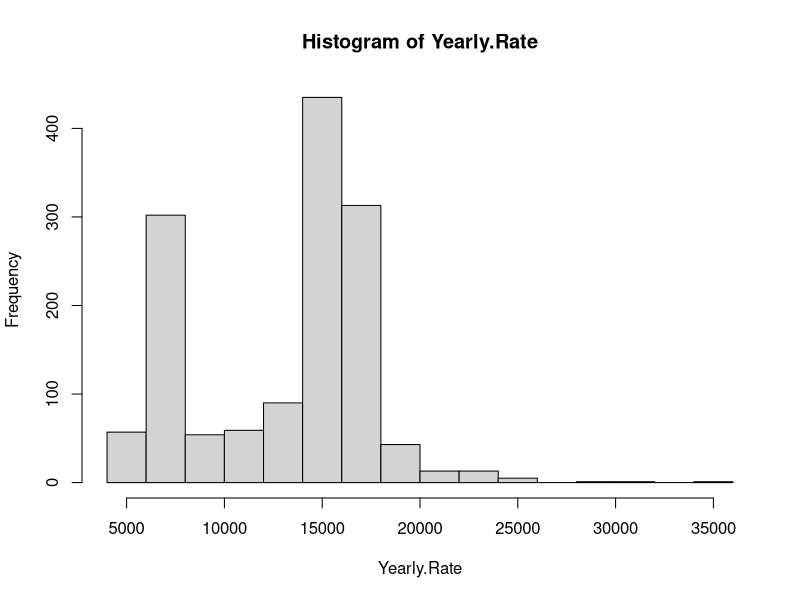
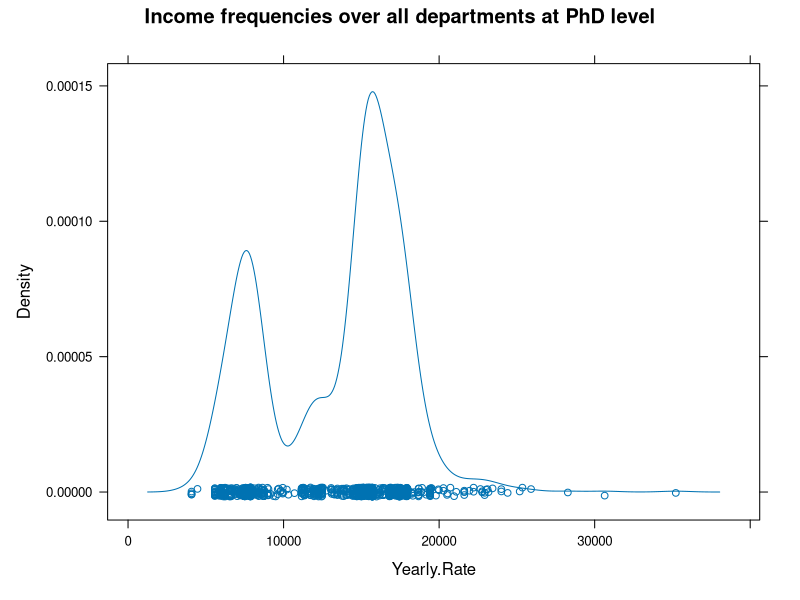
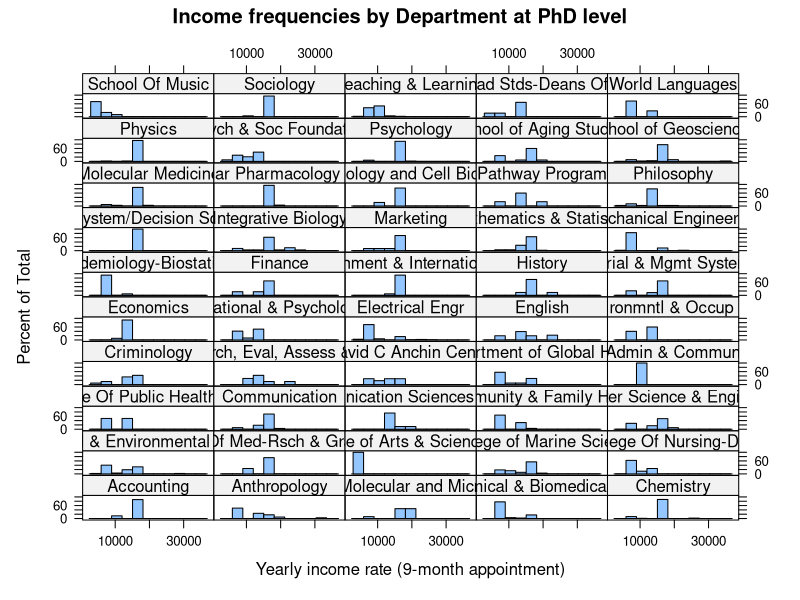
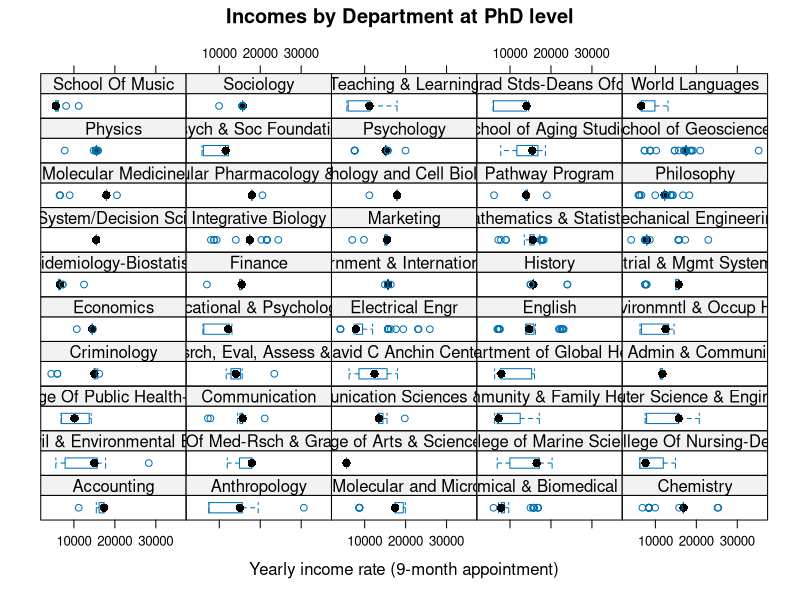
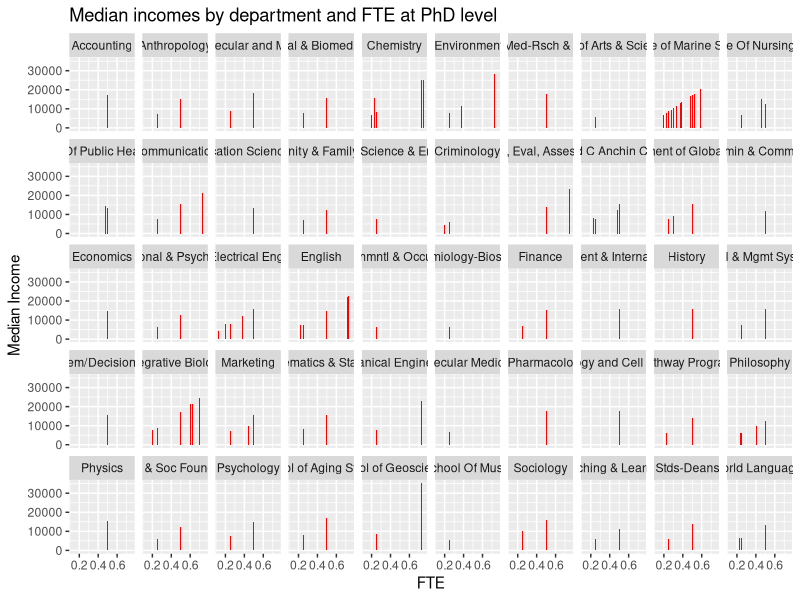
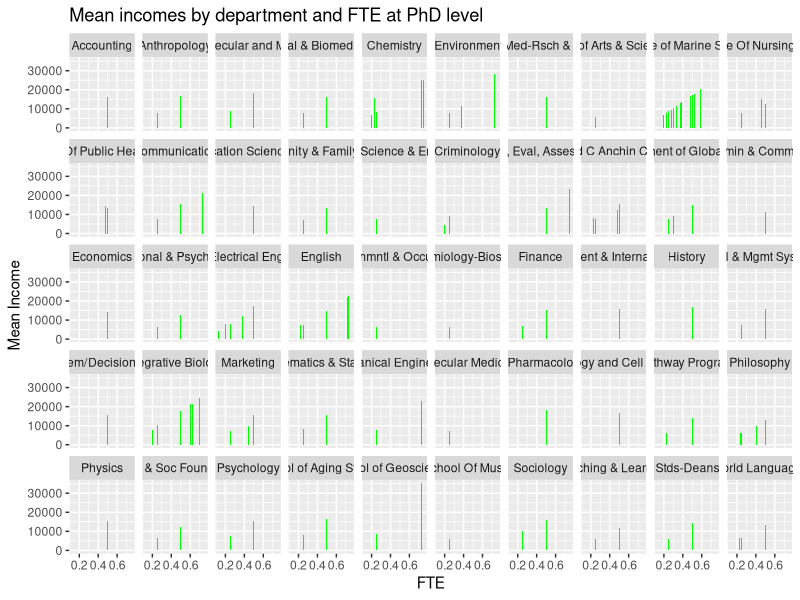

Recreate these plots in R, in order.
data<-read.csv("R_Merged_All_Grads_051215.csv", header=T)

names(data)

# Get only the Doctor of Philosophy cases
PhD<-subset(data, Degree.Level=="Doctor of Philosophy")

attach(PhD)

# Quick histogram and summary stats of overall annual income distribution across departments
hist(Yearly.Rate)
summary(Yearly.Rate)

detach(PhD)

# Identify departments (Descr) with 4 or more appointments, keep those cases. Otherwise, drop them (3 or fewer appointments).

require(plyr)
PhD.clean<-ddply(PhD, "Descr", function(d) {if(nrow(d)>3) d else NULL}) # Now we have a cleaned dataset

# Do stuff by department with the cleaned dataset
attach(PhD.clean)

length(unique(Descr)) # How many departments are represented in the cleaned dataset?

# Summary statistics by Department (Descr)
dept.stats <- ddply(PhD.clean, .(Descr), 
                  summarise, 
                  n=length(Yearly.Rate),
                  mean=mean(Yearly.Rate), 
                  median=median(Yearly.Rate),
                  sd=sd(Yearly.Rate),
                  max=max(Yearly.Rate),
                  min=min(Yearly.Rate)
)

deptxFTE.stats <- ddply(PhD.clean, .(Descr, FTE), 
                    summarise, 
                    n=length(Yearly.Rate),
                    mean=mean(Yearly.Rate), 
                    median=median(Yearly.Rate),
                    sd=sd(Yearly.Rate),
                    max=max(Yearly.Rate),
                    min=min(Yearly.Rate)
)

require(lattice)
dplot <- densityplot(~Yearly.Rate,
            main="Income frequencies over all departments at PhD level")

attach(PhD.clean)
# Histogram of incomes paneled by department
histo <- histogram(~Yearly.Rate|Descr,
          main="Income frequencies by Department at PhD level",
          xlab="Yearly income rate (9-month appointment)",
          layout=c(5,10)
          )

# Box and whisker plots paneled by department
whisk <- bwplot(~Yearly.Rate|Descr,
       main="Incomes by Department at PhD level",
       xlab="Yearly income rate (9-month appointment)",
        layout=c(5,10)
       )

# Median incomes by FTE, paneled by department
require(ggplot2)
dept.medians <- ggplot(deptxFTE.stats, aes(x=FTE, y=median)) +
  geom_bar(stat="identity", position="dodge", fill="red") +
  facet_wrap(~Descr, ncol=10, nrow=5) +
  ggtitle("Median incomes by department and FTE at PhD level") +
  ylab("Median Income")
  
# Mean incomes by FTE, paneled by department
dept.means <- ggplot(deptxFTE.stats, aes(x=FTE, y=mean)) +
  geom_bar(stat="identity", position="dodge", fill="green") +
  facet_wrap(~Descr, ncol=10, nrow=5) +
  ggtitle("Mean incomes by department and FTE at PhD level") +
  ylab("Mean Income")

# Print the graphs and save them as images
png("dplot.png", width=900, height=600); plot(dplot); dev.off()

png("histo.png", width=900, height=600); plot(histo); dev.off()

png("whisk.png", width=900, height=600); plot(whisk); dev.off()

ggsave("dept.medians.png", plot=dept.medians, width=26, height=13)
ggsave("dept.means.png", plot=dept.means, width=26, height=13)

# Export the summary stat tables
write.csv(deptxFTE.stats, file="deptxFTE-stats.csv")
